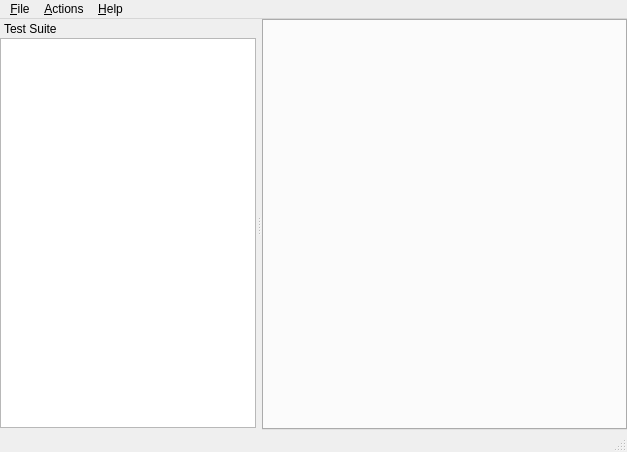
<?xml version="1.0" encoding="UTF-8"?>
<ui version="4.0">
 <class>MainWindow</class>
 <widget class="QMainWindow" name="MainWindow">
  <property name="geometry">
   <rect>
    <x>0</x>
    <y>0</y>
    <width>627</width>
    <height>452</height>
   </rect>
  </property>
  <property name="windowTitle">
   <string>Test Suite Edit Tool.</string>
  </property>
  <widget class="QWidget" name="widget">
   <layout class="QVBoxLayout" name="verticalLayout">
    <property name="margin">
     <number>0</number>
    </property>
    <item>
     <layout class="QVBoxLayout" name="vertical_layout">
      <item>
       <widget class="QTabWidget" name="view_tabs">
        <property name="tabsClosable">
         <bool>true</bool>
        </property>
       </widget>
      </item>
     </layout>
    </item>
   </layout>
  </widget>
  <widget class="QMenuBar" name="menubar">
   <property name="geometry">
    <rect>
     <x>0</x>
     <y>0</y>
     <width>627</width>
     <height>21</height>
    </rect>
   </property>
   <widget class="QMenu" name="menu_File">
    <property name="title">
     <string>&amp;File</string>
    </property>
    <widget class="QMenu" name="menu_Recent">
     <property name="title">
      <string>&amp;Recent</string>
     </property>
     <addaction name="actionRecent_tt_1"/>
     <addaction name="actionRecent_tt_2"/>
     <addaction name="actionRecent_tt_3"/>
     <addaction name="actionRecent_tt_4"/>
     <addaction name="actionRecent_tt_5"/>
     <addaction name="actionRecent_tt_6"/>
     <addaction name="actionRecent_tt_7"/>
     <addaction name="actionRecent_tt_8"/>
     <addaction name="actionRecent_tt_9"/>
     <addaction name="actionRecent_tt_10"/>
    </widget>
    <addaction name="action_open_in_tree"/>
    <addaction name="action_open_in_tab"/>
    <addaction name="action_save"/>
    <addaction name="action_remove_in_tree"/>
    <addaction name="separator"/>
    <addaction name="menu_Recent"/>
    <addaction name="separator"/>
    <addaction name="action_restore_all_changes"/>
    <addaction name="separator"/>
    <addaction name="action_exit"/>
   </widget>
   <widget class="QMenu" name="menu_Actions">
    <property name="title">
     <string>&amp;Actions</string>
    </property>
    <addaction name="action_run"/>
    <addaction name="action_enable"/>
    <addaction name="action_disable"/>
   </widget>
   <widget class="QMenu" name="menu_Help">
    <property name="title">
     <string>&amp;Help</string>
    </property>
    <addaction name="action_about"/>
   </widget>
   <addaction name="menu_File"/>
   <addaction name="menu_Actions"/>
   <addaction name="menu_Help"/>
  </widget>
  <widget class="QStatusBar" name="statusbar"/>
  <widget class="QDockWidget" name="dock_test_suite">
   <property name="features">
    <set>QDockWidget::DockWidgetMovable</set>
   </property>
   <property name="windowTitle">
    <string>Test Suite</string>
   </property>
   <attribute name="dockWidgetArea">
    <number>1</number>
   </attribute>
   <widget class="QWidget" name="dockWidgetContents_2">
    <layout class="QVBoxLayout" name="verticalLayout_2">
     <property name="leftMargin">
      <number>0</number>
     </property>
     <property name="topMargin">
      <number>0</number>
     </property>
     <property name="rightMargin">
      <number>0</number>
     </property>
     <property name="bottomMargin">
      <number>2</number>
     </property>
     <item>
      <widget class="CTestTreeWidget" name="tree_view_widget">
       <property name="contextMenuPolicy">
        <enum>Qt::CustomContextMenu</enum>
       </property>
       <property name="selectionMode">
        <enum>QAbstractItemView::ExtendedSelection</enum>
       </property>
       <property name="expandsOnDoubleClick">
        <bool>false</bool>
       </property>
       <attribute name="headerVisible">
        <bool>false</bool>
       </attribute>
       <column>
        <property name="text">
         <string notr="true">1</string>
        </property>
       </column>
      </widget>
     </item>
    </layout>
   </widget>
  </widget>
  <action name="action_about">
   <property name="text">
    <string>&amp;About</string>
   </property>
  </action>
  <action name="action_run">
   <property name="text">
    <string>&amp;Run</string>
   </property>
   <property name="statusTip">
    <string>Run selected test table.</string>
   </property>
  </action>
  <action name="action_enable">
   <property name="text">
    <string>&amp;Enable</string>
   </property>
  </action>
  <action name="action_disable">
   <property name="text">
    <string>&amp;Disable</string>
   </property>
  </action>
  <action name="action_open_in_tree">
   <property name="text">
    <string>&amp;Open test suite…</string>
   </property>
   <property name="iconText">
    <string>Open test suite</string>
   </property>
   <property name="statusTip">
    <string>Open existing test table.</string>
   </property>
   <property name="shortcut">
    <string>Ctrl+O</string>
   </property>
  </action>
  <action name="action_save">
   <property name="text">
    <string>&amp;Save…</string>
   </property>
   <property name="statusTip">
    <string>Save changes.</string>
   </property>
   <property name="shortcut">
    <string>Ctrl+S</string>
   </property>
  </action>
  <action name="action_restore_all_changes">
   <property name="text">
    <string>Restore all &amp;changes</string>
   </property>
   <property name="statusTip">
    <string>Remove all changes that were made in test tables.</string>
   </property>
  </action>
  <action name="action_exit">
   <property name="text">
    <string>&amp;Exit</string>
   </property>
   <property name="statusTip">
    <string>Exit application.</string>
   </property>
   <property name="shortcut">
    <string>Ctrl+Q</string>
   </property>
  </action>
  <action name="actionRecent_tt_1">
   <property name="text">
    <string>recent_tt</string>
   </property>
  </action>
  <action name="actionRecent_tt_2">
   <property name="text">
    <string>recent_tt</string>
   </property>
  </action>
  <action name="actionRecent_tt_3">
   <property name="text">
    <string>recent_tt</string>
   </property>
  </action>
  <action name="actionRecent_tt_4">
   <property name="text">
    <string>recent_tt</string>
   </property>
  </action>
  <action name="actionRecent_tt_5">
   <property name="text">
    <string>recent_tt</string>
   </property>
  </action>
  <action name="actionRecent_tt_6">
   <property name="text">
    <string>recent_tt</string>
   </property>
  </action>
  <action name="actionRecent_tt_7">
   <property name="text">
    <string>recent_tt</string>
   </property>
  </action>
  <action name="actionRecent_tt_8">
   <property name="text">
    <string>recent_tt</string>
   </property>
  </action>
  <action name="actionRecent_tt_9">
   <property name="text">
    <string>recent_tt</string>
   </property>
  </action>
  <action name="actionRecent_tt_10">
   <property name="text">
    <string>recent_tt</string>
   </property>
  </action>
  <action name="action_remove_in_tree">
   <property name="text">
    <string>&amp;Clear</string>
   </property>
  </action>
  <action name="action_open_in_tab">
   <property name="text">
    <string>Open in view</string>
   </property>
  </action>
  <action name="action_load_xml">
   <property name="text">
    <string>Load</string>
   </property>
  </action>
 </widget>
 <customwidgets>
  <customwidget>
   <class>CTestTreeWidget</class>
   <extends>QTreeWidget</extends>
   <header>test_runner</header>
  </customwidget>
 </customwidgets>
 <resources/>
 <connections/>
 <slots>
  <slot>show_context_menu(QPoint)</slot>
 </slots>
</ui>
